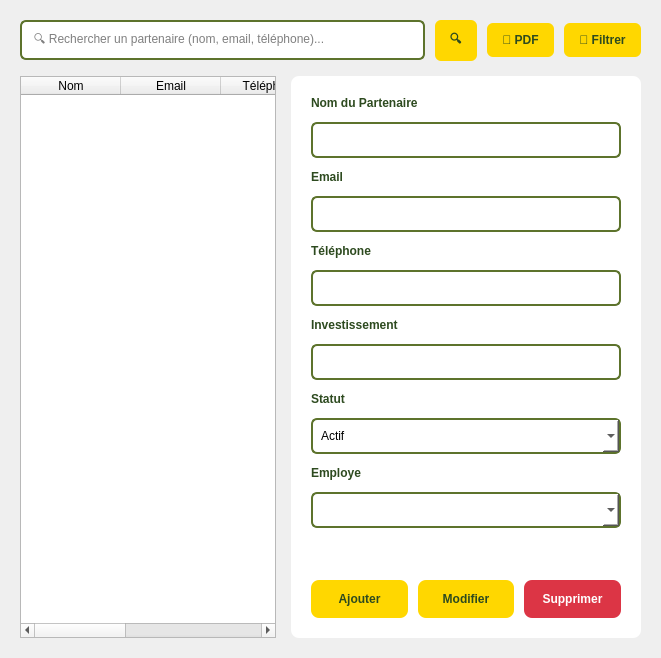
          <widget class="QWidget" name="partnersListTab">
           <attribute name="title">
            <string>Liste des Partenaires</string>
           </attribute>
           <layout class="QVBoxLayout">
            <property name="spacing">
             <number>15</number>
            </property>
            <property name="margin" stdset="0">
             <number>20</number>
            </property>
            <item>
             <layout class="QHBoxLayout">
              <property name="spacing">
               <number>10</number>
              </property>
              <item>
               <widget class="QLineEdit" name="searchLineEdit">
                <property name="styleSheet">
                 <string>padding: 10px; border: 2px solid #5d732c; border-radius: 6px;</string>
                </property>
                <property name="placeholderText">
                 <string>🔍 Rechercher un partenaire (nom, email, téléphone)...</string>
                </property>
               </widget>
              </item>
              <item>
               <widget class="QPushButton" name="searchButton">
                <property name="styleSheet">
                 <string>background: #ffd700; color: #2d4a1f; border: none; padding: 10px 15px; border-radius: 6px; font-weight: bold;</string>
                </property>
                <property name="text">
                 <string>🔍</string>
                </property>
               </widget>
              </item>
              <item>
               <widget class="QPushButton" name="exportButton">
                <property name="styleSheet">
                 <string>background: #ffd700; color: #2d4a1f; border: none; padding: 10px 15px; border-radius: 6px; font-weight: bold;</string>
                </property>
                <property name="text">
                 <string>📄 PDF</string>
                </property>
               </widget>
              </item>
              <item>
               <widget class="QPushButton" name="filterButton">
                <property name="styleSheet">
                 <string>background: #ffd700; color: #2d4a1f; border: none; padding: 10px 15px; border-radius: 6px; font-weight: bold;</string>
                </property>
                <property name="text">
                 <string>🔽 Filtrer</string>
                </property>
               </widget>
              </item>
             </layout>
            </item>
            <item>
             <layout class="QHBoxLayout">
              <property name="spacing">
               <number>15</number>
              </property>
              <item>
               <widget class="QTableWidget" name="partnersTable">
                <column>
                 <property name="text">
                  <string>Nom</string>
                 </property>
                </column>
                <column>
                 <property name="text">
                  <string>Email</string>
                 </property>
                </column>
                <column>
                 <property name="text">
                  <string>Téléphone</string>
                 </property>
                </column>
                <column>
                 <property name="text">
                  <string>Type</string>
                 </property>
                </column>
                <column>
                 <property name="text">
                  <string>Statut</string>
                 </property>
                </column>
               </widget>
              </item>
              <item>
               <widget class="QFrame" name="formFramePartenaire">
                <property name="minimumSize">
                 <size>
                  <width>350</width>
                  <height>0</height>
                 </size>
                </property>
                <property name="maximumSize">
                 <size>
                  <width>400</width>
                  <height>16777215</height>
                 </size>
                </property>
                <property name="styleSheet">
                 <string notr="true">background: white; border: 2px solid #ffff; border-radius: 8px;</string>
                </property>
                <layout class="QVBoxLayout">
                 <property name="spacing">
                  <number>12</number>
                 </property>
                 <property name="margin" stdset="0">
                  <number>20</number>
                 </property>
                 <item>
                  <widget class="QLabel" name="nameLabel">
                   <property name="styleSheet">
                    <string>color: #2d4a1f; font-weight: bold;</string>
                   </property>
                   <property name="text">
                    <string>Nom du Partenaire</string>
                   </property>
                  </widget>
                 </item>
                 <item>
                  <widget class="QLineEdit" name="namepartenaireLineEdit">
                   <property name="styleSheet">
                    <string>padding: 8px; border: 2px solid #5d732c; border-radius: 6px;</string>
                   </property>
                  </widget>
                 </item>
                 <item>
                  <widget class="QLabel" name="emailLabel">
                   <property name="styleSheet">
                    <string>color: #2d4a1f; font-weight: bold;</string>
                   </property>
                   <property name="text">
                    <string>Email</string>
                   </property>
                  </widget>
                 </item>
                 <item>
                  <widget class="QLineEdit" name="emailpartenaireLineEdit">
                   <property name="styleSheet">
                    <string>padding: 8px; border: 2px solid #5d732c; border-radius: 6px;</string>
                   </property>
                  </widget>
                 </item>
                 <item>
                  <widget class="QLabel" name="phoneLabel">
                   <property name="styleSheet">
                    <string>color: #2d4a1f; font-weight: bold;</string>
                   </property>
                   <property name="text">
                    <string>Téléphone</string>
                   </property>
                  </widget>
                 </item>
                 <item>
                  <widget class="QLineEdit" name="phonepartenaireLineEdit">
                   <property name="styleSheet">
                    <string>padding: 8px; border: 2px solid #5d732c; border-radius: 6px;</string>
                   </property>
                  </widget>
                 </item>
                 <item>
                  <widget class="QLabel" name="typeLabel">
                   <property name="styleSheet">
                    <string>color: #2d4a1f; font-weight: bold;</string>
                   </property>
                   <property name="text">
                    <string>Investissement</string>
                   </property>
                  </widget>
                 </item>
                 <item>
                  <widget class="QLineEdit" name="investissementpartenaireLineEdit">
                   <property name="styleSheet">
                    <string>padding: 8px; border: 2px solid #5d732c; border-radius: 6px;</string>
                   </property>
                  </widget>
                 </item>
                 <item>
                  <widget class="QLabel" name="statusLabel">
                   <property name="styleSheet">
                    <string>color: #2d4a1f; font-weight: bold;</string>
                   </property>
                   <property name="text">
                    <string>Statut</string>
                   </property>
                  </widget>
                 </item>
                 <item>
                  <widget class="QComboBox" name="statusComboBox">
                   <property name="styleSheet">
                    <string>padding: 8px; border: 2px solid #5d732c; border-radius: 6px;</string>
                   </property>
                   <item>
                    <property name="text">
                     <string>Actif</string>
                    </property>
                   </item>
                   <item>
                    <property name="text">
                     <string>Inactif</string>
                    </property>
                   </item>
                  </widget>
                 </item>
                 <item>
                  <widget class="QLabel" name="statusLabel_2">
                   <property name="styleSheet">
                    <string>color: #2d4a1f; font-weight: bold;</string>
                   </property>
                   <property name="text">
                    <string>Employe</string>
                   </property>
                  </widget>
                 </item>
                 <item>
                  <widget class="QComboBox" name="employeComboBox">
                   <property name="styleSheet">
                    <string>padding: 8px; border: 2px solid #5d732c; border-radius: 6px;</string>
                   </property>
                  </widget>
                 </item>
                 <item>
                  <spacer>
                   <property name="orientation">
                    <enum>Qt::Orientation::Vertical</enum>
                   </property>
                   <property name="sizeHint" stdset="0">
                    <size>
                     <width>0</width>
                     <height>20</height>
                    </size>
                   </property>
                  </spacer>
                 </item>
                 <item>
                  <spacer>
                   <property name="orientation">
                    <enum>Qt::Orientation::Vertical</enum>
                   </property>
                   <property name="sizeHint" stdset="0">
                    <size>
                     <width>0</width>
                     <height>20</height>
                    </size>
                   </property>
                  </spacer>
                 </item>
                 <item>
                  <layout class="QHBoxLayout">
                   <property name="spacing">
                    <number>10</number>
                   </property>
                   <item>
                    <widget class="QPushButton" name="addpartenaireButton">
                     <property name="styleSheet">
                      <string>background: #ffd700; color: #2d4a1f; border: none; padding: 12px; border-radius: 8px; font-weight: bold;</string>
                     </property>
                     <property name="text">
                      <string>Ajouter</string>
                     </property>
                    </widget>
                   </item>
                   <item>
                    <widget class="QPushButton" name="updatepartenaireButton">
                     <property name="styleSheet">
                      <string>background: #ffd700; color: #2d4a1f; border: none; padding: 12px; border-radius: 8px; font-weight: bold;</string>
                     </property>
                     <property name="text">
                      <string>Modifier</string>
                     </property>
                    </widget>
                   </item>
                   <item>
                    <widget class="QPushButton" name="deletepartenaireButton">
                     <property name="styleSheet">
                      <string>background: #dc3545; color: white; border: none; padding: 12px; border-radius: 8px; font-weight: bold;</string>
                     </property>
                     <property name="text">
                      <string>Supprimer</string>
                     </property>
                    </widget>
                   </item>
                  </layout>
                 </item>
                </layout>
               </widget>
              </item>
             </layout>
            </item>
           </layout>
          </widget>
